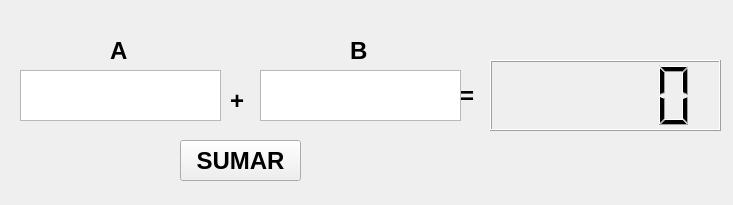
<?xml version="1.0" encoding="UTF-8"?>
<ui version="4.0">
 <class>MainWindow</class>
 <widget class="QMainWindow" name="MainWindow">
  <property name="geometry">
   <rect>
    <x>0</x>
    <y>0</y>
    <width>733</width>
    <height>205</height>
   </rect>
  </property>
  <property name="windowTitle">
   <string>MainWindow</string>
  </property>
  <widget class="QWidget" name="centralwidget">
   <widget class="QLabel" name="label">
    <property name="geometry">
     <rect>
      <x>460</x>
      <y>80</y>
      <width>31</width>
      <height>31</height>
     </rect>
    </property>
    <property name="font">
     <font>
      <pointsize>18</pointsize>
      <weight>75</weight>
      <bold>true</bold>
     </font>
    </property>
    <property name="text">
     <string>=</string>
    </property>
   </widget>
   <widget class="QLabel" name="label_2">
    <property name="geometry">
     <rect>
      <x>230</x>
      <y>80</y>
      <width>31</width>
      <height>41</height>
     </rect>
    </property>
    <property name="font">
     <font>
      <pointsize>18</pointsize>
      <weight>75</weight>
      <bold>true</bold>
     </font>
    </property>
    <property name="text">
     <string>+</string>
    </property>
   </widget>
   <widget class="QLabel" name="label_3">
    <property name="geometry">
     <rect>
      <x>110</x>
      <y>30</y>
      <width>31</width>
      <height>41</height>
     </rect>
    </property>
    <property name="font">
     <font>
      <pointsize>18</pointsize>
      <weight>75</weight>
      <bold>true</bold>
     </font>
    </property>
    <property name="text">
     <string>A</string>
    </property>
   </widget>
   <widget class="QLabel" name="label_4">
    <property name="geometry">
     <rect>
      <x>350</x>
      <y>30</y>
      <width>31</width>
      <height>41</height>
     </rect>
    </property>
    <property name="font">
     <font>
      <pointsize>18</pointsize>
      <weight>75</weight>
      <bold>true</bold>
     </font>
    </property>
    <property name="text">
     <string>B</string>
    </property>
   </widget>
   <widget class="QLCDNumber" name="lcd_resultado">
    <property name="geometry">
     <rect>
      <x>490</x>
      <y>60</y>
      <width>231</width>
      <height>71</height>
     </rect>
    </property>
    <property name="font">
     <font>
      <pointsize>18</pointsize>
     </font>
    </property>
   </widget>
   <widget class="QPushButton" name="btn_suma">
    <property name="geometry">
     <rect>
      <x>180</x>
      <y>140</y>
      <width>121</width>
      <height>41</height>
     </rect>
    </property>
    <property name="font">
     <font>
      <pointsize>18</pointsize>
      <weight>75</weight>
      <bold>true</bold>
     </font>
    </property>
    <property name="text">
     <string>SUMAR</string>
    </property>
   </widget>
   <widget class="QTextEdit" name="te_valor1">
    <property name="geometry">
     <rect>
      <x>20</x>
      <y>70</y>
      <width>201</width>
      <height>51</height>
     </rect>
    </property>
    <property name="font">
     <font>
      <pointsize>18</pointsize>
      <weight>75</weight>
      <bold>true</bold>
     </font>
    </property>
   </widget>
   <widget class="QTextEdit" name="te_valor2">
    <property name="geometry">
     <rect>
      <x>260</x>
      <y>70</y>
      <width>201</width>
      <height>51</height>
     </rect>
    </property>
    <property name="font">
     <font>
      <pointsize>18</pointsize>
      <weight>75</weight>
      <bold>true</bold>
     </font>
    </property>
   </widget>
  </widget>
 </widget>
 <resources/>
 <connections/>
</ui>
